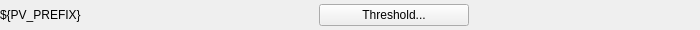
<?xml version="1.0" encoding="UTF-8"?>
<ui version="4.0">
 <class>Form</class>
 <widget class="QWidget" name="Form">
  <property name="geometry">
   <rect>
    <x>0</x>
    <y>0</y>
    <width>700</width>
    <height>30</height>
   </rect>
  </property>
  <property name="windowTitle">
   <string>Form</string>
  </property>
  <layout class="QHBoxLayout" name="horizontalLayout">
   <property name="spacing">
    <number>2</number>
   </property>
   <property name="leftMargin">
    <number>0</number>
   </property>
   <property name="topMargin">
    <number>0</number>
   </property>
   <property name="rightMargin">
    <number>0</number>
   </property>
   <property name="bottomMargin">
    <number>0</number>
   </property>
   <item>
    <widget class="QLabel" name="label">
     <property name="minimumSize">
      <size>
       <width>215</width>
       <height>0</height>
      </size>
     </property>
     <property name="text">
      <string>${PV_PREFIX}</string>
     </property>
     <property name="margin">
      <number>2</number>
     </property>
    </widget>
   </item>
   <item>
    <widget class="PyDMLabel" name="PyDMLabel">
     <property name="minimumSize">
      <size>
       <width>100</width>
       <height>0</height>
      </size>
     </property>
     <property name="toolTip">
      <string/>
     </property>
     <property name="alignment">
      <set>Qt::AlignCenter</set>
     </property>
     <property name="showUnits" stdset="0">
      <bool>true</bool>
     </property>
     <property name="alarmSensitiveContent" stdset="0">
      <bool>true</bool>
     </property>
     <property name="channel" stdset="0">
      <string>ca://${PV_PREFIX}:${THR}</string>
     </property>
    </widget>
   </item>
   <item>
    <widget class="PyDMRelatedDisplayButton" name="PyDMRelatedDisplayButton">
     <property name="minimumSize">
      <size>
       <width>150</width>
       <height>0</height>
      </size>
     </property>
     <property name="toolTip">
      <string/>
     </property>
     <property name="text">
      <string>Threshold...</string>
     </property>
     <property name="filenames" stdset="0">
      <stringlist>
       <string>${FILENAME}</string>
      </stringlist>
     </property>
     <property name="macros" stdset="0">
      <stringlist>
       <string>{&quot;DEVICE&quot;:&quot;${PV_PREFIX}&quot;,&quot;THR&quot;:&quot;${THR}&quot;}</string>
      </stringlist>
     </property>
     <property name="openInNewWindow" stdset="0">
      <bool>true</bool>
     </property>
    </widget>
   </item>
   <item>
    <spacer name="horizontalSpacer">
     <property name="orientation">
      <enum>Qt::Horizontal</enum>
     </property>
     <property name="sizeHint" stdset="0">
      <size>
       <width>40</width>
       <height>20</height>
      </size>
     </property>
    </spacer>
   </item>
  </layout>
 </widget>
 <customwidgets>
  <customwidget>
   <class>PyDMLabel</class>
   <extends>QLabel</extends>
   <header>pydm.widgets.label</header>
  </customwidget>
  <customwidget>
   <class>PyDMRelatedDisplayButton</class>
   <extends>QPushButton</extends>
   <header>pydm.widgets.related_display_button</header>
  </customwidget>
 </customwidgets>
 <resources/>
 <connections/>
</ui>
